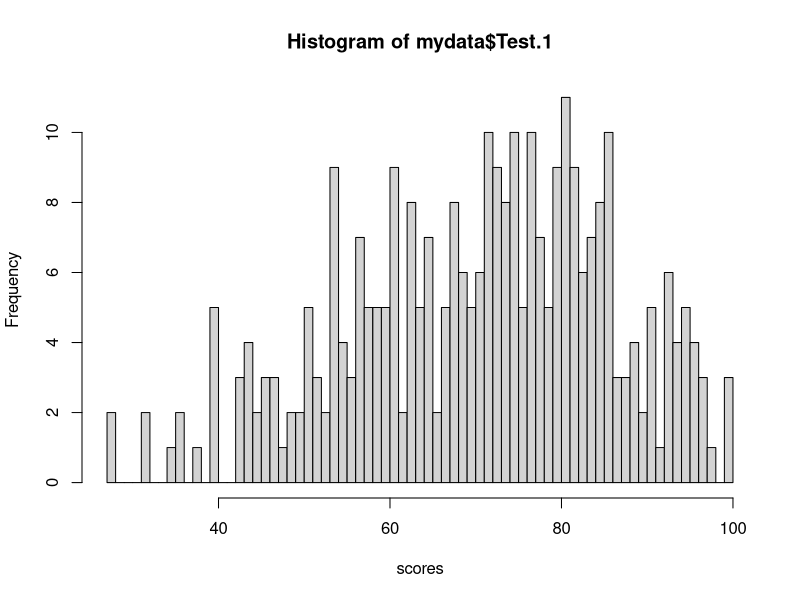

Here is the R script that generated this plot:
## ---- chunk 1
knitr::opts_chunk$set(echo = TRUE)
## ---- chunk 2
# Name Brand I stratum 1:
N1 = 120
lastyrSale1 = 24500
popMu1 = lastyrSale1/N1
# the sample values are:
x1 <- c(204, 143, 82, 256, 275, 198)
y1 <- c(210, 160, 75, 280, 300, 190)
# number of samples:
n1 = length(y1)


# Name Brand II stratum 2:
N2 = 180
lastyrSale2 = 21200
popMu2 = lastyrSale2/N2
# the sample values are:
x2 <- c(137, 189, 119, 63, 103, 107, 159, 63, 87)
y2 <- c(150, 200, 125, 60, 110, 100, 180, 75, 90)
# number of samples:
n2 = length(y2)


# total population size
N = N1+N2
# weight
W1 = N1/N
W2 = N2/N
# fractions
f1 = n1/N1
f2 = n2/N2
# sample mean for brand I
y1_bar = mean(y1)
x1_bar = mean(x1)
# sample mean for Brand II
y2_bar = mean(y2)
x2_bar = mean(x2)
# sample variance for brand I
y1_s2 = var(y1)
x1_s2 = var(x1)
# sample variance for Brand II
y2_s2 = var(y2)
x2_s2 = var(x2)
# coefficients between x and y (brand I)
corr1 = cor(y1, x1)
# coefficients between x and y (brand II)
corr2 = cor(y2, x2)

## ---- chunk 3
tau_hat = N1*y1_bar+N2*y2_bar
tau_hat
## ---- chunk 4
var_hat_mu_hat_1 = (1-f1)*(y1_s2/n1)
var_hat_mu_hat_2 = (1-f2)*(y2_s2/n2)
var_hat_tau_hat = N1^2*var_hat_mu_hat_1+N2^2*var_hat_mu_hat_2
var_hat_tau_hat
## ---- chunk 5
# ratio
r1 = y1_bar/x1_bar
r2 = y2_bar/x2_bar
mu_y_hat_sr_1 = W1*r1*popMu1
mu_y_hat_sr_2 = W2*r2*popMu2
mu_y_hat_sr = mu_y_hat_sr_1+mu_y_hat_sr_2
tau_y_hat_sr = N*mu_y_hat_sr
tau_y_hat_sr
## ---- chunk 6
r1_s2 = var(y1-r1*x1)
r2_s2 = var(y2-r2*x2)
var_hat_mu_r_hat_1 = (1-f1)*(r1_s2/n1)
var_hat_mu_r_hat_2 = (1-f2)*(r2_s2/n2)
weight_var_1 = W1^2*var_hat_mu_r_hat_1
weight_var_2 = W2^2*var_hat_mu_r_hat_2
weight_var = weight_var_1+weight_var_2
var_tau_hat_r_sr = weight_var*N^2
var_tau_hat_r_sr
## ---- chunk 7
# cross products between x, y:
sx1y1 = sum((x1-mean(x1))*(y1-mean(y1)))/(n1-1)
sx2y2 = sum((x2-mean(x2))*(y2-mean(y2)))/(n2-1)
# regression coefficient for brand I:
b1 = sx1y1/x1_s2
b2 = sx2y2/x2_s2
a1 = y1_bar-b1*x1_bar
a2 = y2_bar-b2*x2_bar
# output
b1
b2
a1
a2
## ---- chunk 8
mu_l_hat_1 = y1_bar+b1*(popMu1-x1_bar)
mu_l_hat_2 = y2_bar+b2*(popMu2-x2_bar)
mu_l_hat_sr_1 = W1*mu_l_hat_1
mu_l_hat_sr_2 = W2*mu_l_hat_2
mu_l_hat_sr = mu_l_hat_sr_1 + mu_l_hat_sr_2
tau_l_hat_sr = N*mu_l_hat_sr
tau_l_hat_sr
## ---- chunk 9
# y hat:
y1_hat = a1+b1*x1
y2_hat = a2+b2*x2

e1 = y1-y1_hat
e2 = y2-y2_hat

MSE_1 = sum(e1^2)/(n1-2)
MSE_2 = sum(e2^2)/(n2-2)
MSE_1
MSE_2

## ---- chunk 10
varHat_muLhat_sr1 = W1^2*(1-f1)*(MSE_1/n1)
varHat_muLhat_sr2 = W2^2*(1-f2)*(MSE_2/n2)
varHat_muLhat_sr = varHat_muLhat_sr1 + varHat_muLhat_sr2
varHat_tauLhat_sr = N^2*varHat_muLhat_sr
varHat_tauLhat_sr
## ---- chunk 11
effic_rb = var_tau_hat_r_sr/var_hat_tau_hat
effic_rb
## ---- chunk 12
effic_rl = var_tau_hat_r_sr/varHat_tauLhat_sr
effic_rl
## ---- chunk 13
effic_bl = var_hat_tau_hat/varHat_tauLhat_sr
effic_bl
## ---- chunk 14
popMu = W1*popMu1+W2*popMu2
popMu
y_bar_st = W1*y1_bar + W2*y2_bar
y_bar_st
x_bar_st = W1*x1_bar + W2*x2_bar
x_bar_st

# combined ratio estimate of mean:
mu_hat_cr = (y_bar_st/x_bar_st)*popMu
mu_hat_cr
## ---- chunk 15
# ratio (CR):
r_cr = (y_bar_st/x_bar_st)
# for stratum 1:
s2_cr1 = sum((y1-r_cr*x1)^2)/(n1-1)
s2_cr2 = sum((y2-r_cr*x2)^2)/(n2-1)
s2_cr1
s2_cr2
# estimated variance:
var_hat_mu_hat_cr = W1^2*(1-f1)*(s2_cr1/n1) + W2^2*(1-f2)*(s2_cr2/n2)
var_hat_mu_hat_cr
## ---- chunk 16
# cross products between x, y:
sx1y1 = sum((x1-mean(x1))*(y1-mean(y1)))/(n1-1)
sx2y2 = sum((x2-mean(x2))*(y2-mean(y2)))/(n2-1)
# regression coefficient
b1 = sx1y1/x1_s2
b2 = sx2y2/x2_s2
a1 = y1_bar-b1*x1_bar
a2 = y2_bar-b2*x2_bar
# output
b1
b2
a1
a2
## ---- chunk 17
mu_l_hat_1 = y1_bar+b1*(popMu1-x1_bar)
mu_l_hat_2 = y2_bar+b2*(popMu2-x2_bar)
mu_l_hat_sr_1 = W1*mu_l_hat_1
mu_l_hat_sr_2 = W2*mu_l_hat_2
mu_l_hat_sr = mu_l_hat_sr_1 + mu_l_hat_sr_2
tau_l_hat_sr = N*mu_l_hat_sr
tau_l_hat_sr
## ---- chunk 18
# y hat:
y1_hat = a1+b1*x1
y2_hat = a2+b2*x2

e1 = y1-y1_hat
e2 = y2-y2_hat

MSE_1 = sum(e1^2)/(n1-2)
MSE_2 = sum(e2^2)/(n2-2)
MSE_1
MSE_2
## ---- chunk 19
varHat_muLhat_sr1 = W1^2*(1-f1)*(MSE_1/n1)
varHat_muLhat_sr2 = W2^2*(1-f2)*(MSE_2/n2)
varHat_muLhat_sr = varHat_muLhat_sr1 + varHat_muLhat_sr2
varHat_tauLhat_sr = N^2*varHat_muLhat_sr
varHat_tauLhat_sr
## ---- chunk 20
var_hat_tau_hat_cr = N^2*var_hat_mu_hat_cr
effic_rb2 = var_hat_tau_hat_cr/var_hat_tau_hat
effic_rb2
## ---- chunk 21
effic_rl2 = var_hat_tau_hat_cr/varHat_tauLhat_sr
effic_rl2
## ---- chunk 22
effic_bl2 = var_hat_tau_hat/varHat_tauLhat_sr
effic_bl2
## ---- chunk 23
# load data
mydata<-read.csv("StudentsMarks.csv")
# use x to record term test 1 marks,
# after removing students who missed the test.
x<-na.omit(mydata$Test.1)
N<-length(x)
N
## ---- chunk 24
# explore data
head(mydata)
# histogram of population values:
hist(mydata$Test.1, breaks=100, include.lowest=FALSE, freq=TRUE, right=TRUE, xlab="scores")
## ---- chunk 25
mean_t1 = mean(x)
mean_t1
sd_t1 = sd(x)
sd_t1
## ---- chunk 26
# systematic sampling (size 20)
set.seed(1)
k = 20
start = sample(1:k, 1)
s = seq(start, N, k)
s

n = length(s)
# estimation of the average mark of students:
mu_hat_x = (1/n)*sum(x[s])
mu_hat_x
s2_x = var(x)
var_hat_x_bar = ((N-n)/N)*(s2_x/n)
B1 = sqrt(var_hat_x_bar)*2
B1

CI_upper1 = mu_hat_x+B1
CI_lower1 = mu_hat_x-B1
CI_upper1
CI_lower1
